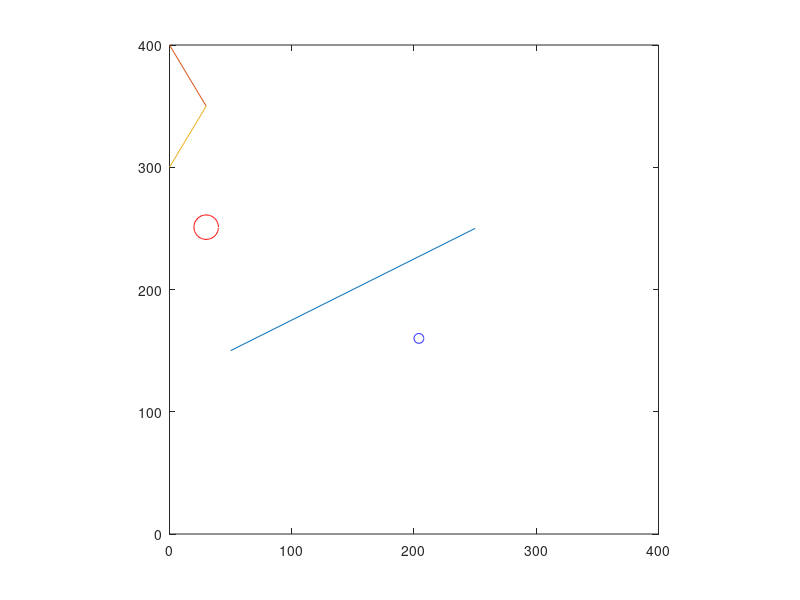

Reproduce this figure in MATLAB. (Note: this script raises an error after producing the figure.)
function CircCollision
% Nikesh Bajaj
% bajaj.nikkey@gmail.com
% Aligarh Muslim University

    format compact

    global vel puck_size puck_radius peg_size peg_radius pos pos2 width hight walls
    width=400;
    hight =400;
    x=(width)/2;
    y=(hight)/2;
    puck_size   = 20;
    puck_radius = puck_size/2;
    peg_size    = 8;
    peg_radius  = peg_size/2; 
    
    walls = [50 150 250 250; 
             30 350 0 400; 
             0 300 30 350];

    pos = [x y];
    pos2= [x+peg_radius y-40];
    pos = [30 250];
    vel = [0 1];
    
    figure_handle = figure(1);
    while ishandle(figure_handle)
        drawcircle
    end
    disp('bye!')

function drawcircle
    global vel puck_size puck_radius peg_size peg_radius pos pos2 width hight walls

    if pos(1)+puck_size> width || pos(1)-puck_size <0
        vel(1)=-(vel(1)+0.1*vel(1));
    end
    if pos(2)+puck_size>hight || pos(2)-puck_size<0
        vel(2)=-(vel(2)+0.1*vel(2));
    end

    pos(1) = pos(1) + vel(1);
    pos(2) = pos(2) + vel(2);

    circleplot(pos(1), pos(2), puck_radius, 'r') 
    hold on
    for i = 1:3
        wall = walls(i,:);
        plot([wall(1) wall(3)], [wall(2) wall(4)]);
    end
    circleplot(pos2(1), pos2(2), peg_radius, 'b') 
    hold off
    axis([0, width, 0, hight])
    drawnow

    %Detect collision - pythagorean theorem
    a = pos(1) - pos2(1);
    b = pos(2) - pos2(2);
    distance = sqrt(a*a + b*b);
    if distance <= puck_radius + peg_radius        
        %TODO: update position to exact collision point
        
        %update velocity
        velocity_angle = radtodeg(atan2(vel(2),  vel(1)));
        normal_angle   = radtodeg(atan2(pos2(2) - pos(2), pos2(1) - pos(1)));
        velocity_angle = 2 * normal_angle - 180 - velocity_angle;
        
        vel(1) = cos(degtorad(velocity_angle)) * norm(vel);
        vel(2) = sin(degtorad(velocity_angle)) * norm(vel);
        
        disp('Collision!')
    end
    
    %Detect collision with walls
    for i = 1:3
        wall = walls(i,:);
        if wall_collision(wall) == 1
            disp('within line!')
            velocity_angle = radtodeg(atan2(vel(2),  vel(1)));
            normal_angle   = radtodeg(atan2(-(wall(3)-wall(1)), wall(4)-wall(2)));
            velocity_angle = 2 * normal_angle - 180 - velocity_angle;

            vel(1) = cos(degtorad(velocity_angle)) * norm(vel);
            vel(2) = sin(degtorad(velocity_angle)) * norm(vel);
        end
    end

function d = wall_collision(wall)
    global pos puck_radius;
    
    slope = (wall(4)-wall(2)) / (wall(3)-wall(1));
    intercept = slope * -wall(1) + wall(2);
    [xout,yout] = linecirc(slope, intercept, pos(1), pos(2), puck_radius);
    
    if xout(1) > wall(1) && xout(1) < wall(3) && yout(1) > wall(2) && yout(2) < wall(4)
        d = 1;
        return
    else
        d = 0;
        return
    end

function circleplot(xc, yc, r, color) 
    t = 0 : .1 : 2*pi; 
    x = r * cos(t) + xc; 
    y = r * sin(t) + yc; 
    plot(x, y, color) 
    axis square; grid 